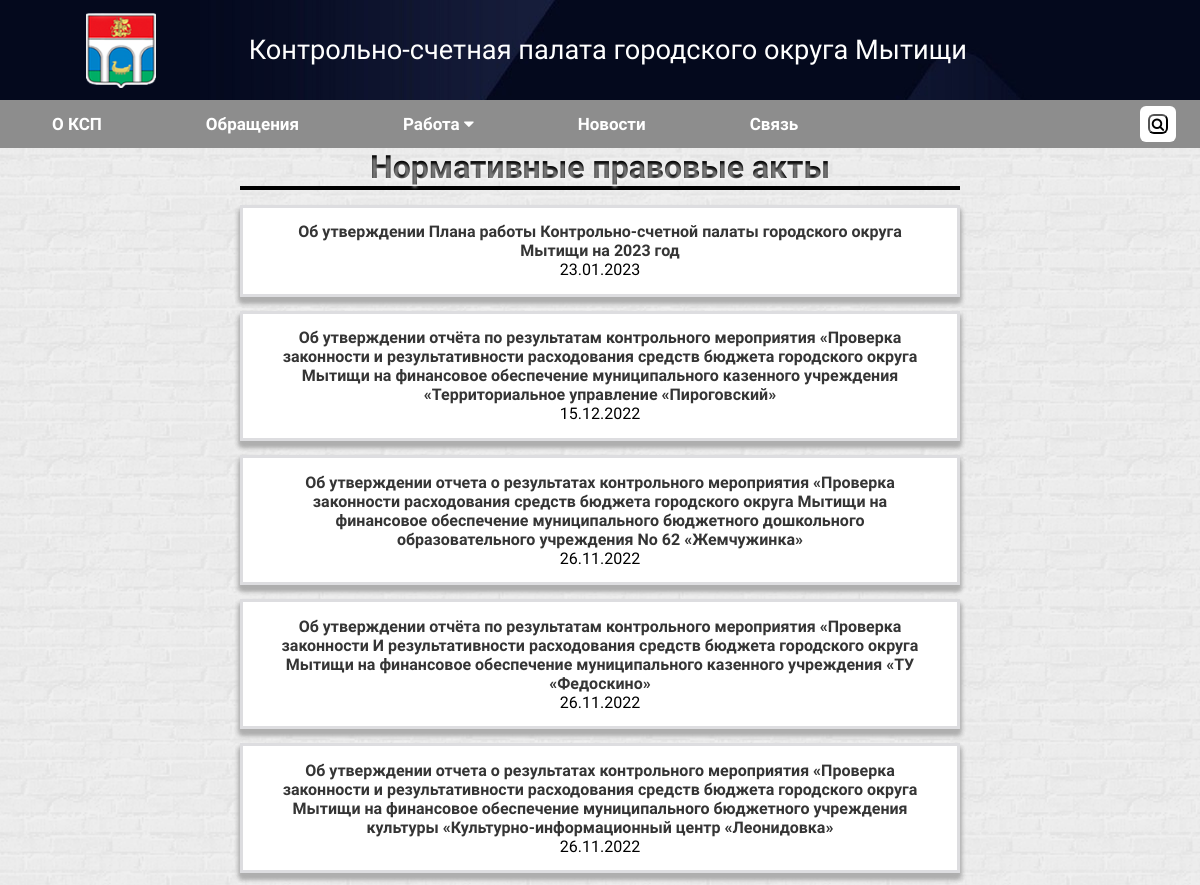
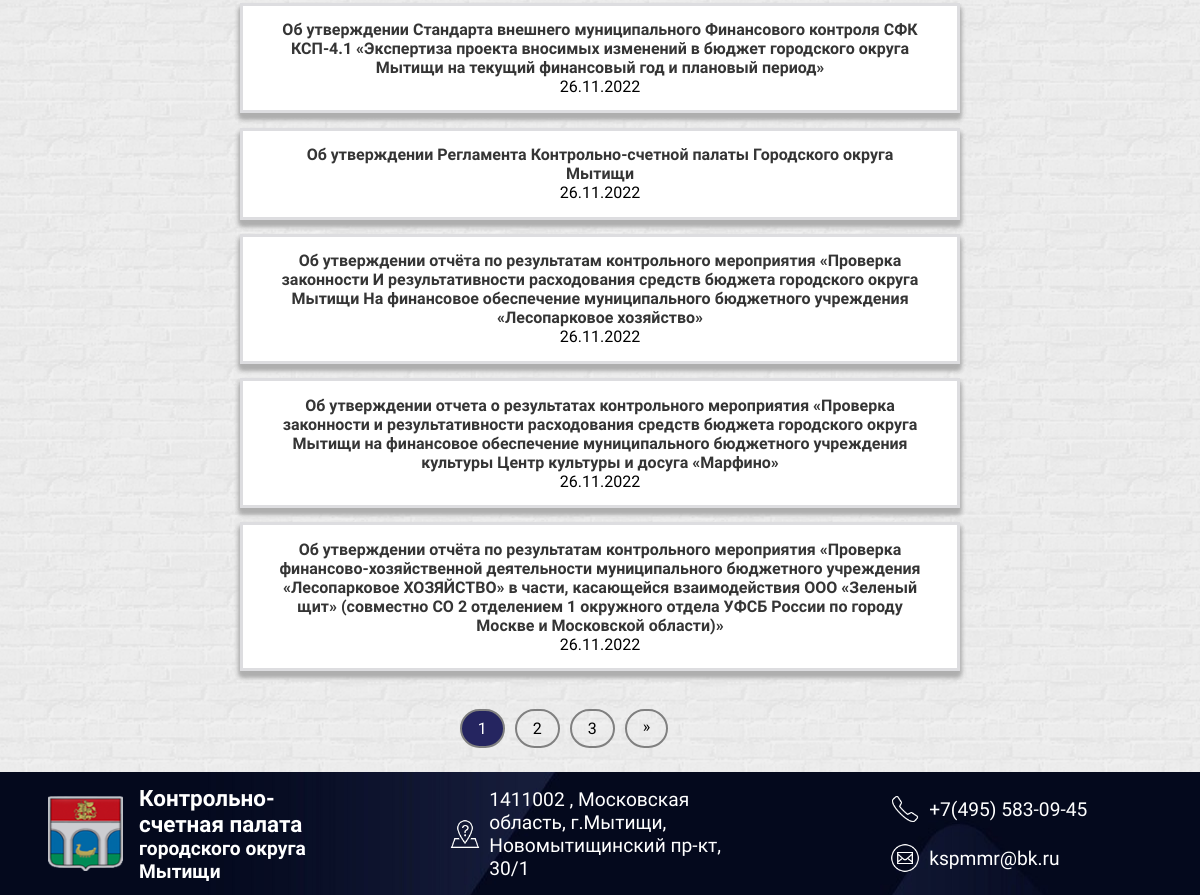
Page /documents/regular-docs/ on the committed database (2 pictures, top to bottom).
### news/models.py (models this page shows, shortened)
class Documents(models.Model):
    title = models.CharField(max_length=500, unique=True, verbose_name='Название')
    document = models.FileField(upload_to='documents/', validators=[FileExtensionValidator(allowed_extensions=['doc', 'docx', 'pdf'])], verbose_name='Документ', blank=True, null=True, max_length=255)
    created_at = models.DateTimeField(null=True, blank=True, verbose_name='Дата')
    status = models.IntegerField(choices=TYPE, default=0, verbose_name='Тип документа')
    class Meta:
        verbose_name = 'Документы'
        verbose_name_plural = 'Документы'
        ordering = ['-created_at']

### news/views.py (the view)
# urls.py: path('documents/regular-docs/', views.regular_document_list, name='docs_reg'),
def regular_document_list(request):
    documents=Documents.objects.filter(status=3).order_by('-created_at')
    paginator = Paginator(documents, 10)
    page = request.GET.get('page')
    docs = paginator.get_page(page)
    context = {
        'docs' : docs
    }
    return render(request, 'regular_legal_acts.html', context)

### templates/regular_legal_acts.html (shortened to what this page needs)
{% extends 'base.html' %}
{% block content %}
<div class="regular-documents-container">
    <div class="reg-docs-cont">
        <div class="obr"><h1>Нормативные правовые акты</h1></div>
        {% for document in docs %}
            <div class="reg-docs-one-cont">
                <a class="reg-docs-link" href="{% url 'document-view' document_id=document.id %}">{{ document.title }}</a>
                <p class="reg-docs-date">{{ document.created_at|date:'d.m.Y' }}</p>
            </div>
        {% endfor %}
    </div>
</div>
<div class="pagination-container">
    {% if docs.paginator.num_pages > 1 %}
        {% for num in docs.paginator.page_range %}
            {% if docs.number == num %}
                <span class="pagination-number pagination-current">{{ num }}</span>
            {% elif num > docs.number|add:'-3' and num < docs.number|add:'3' %}
                <a class="pagination-number" href="?page={{ num }}">{{ num }}</a>
            {% endif %}
        {% endfor %}
        {% if docs.has_next %}
            <a class="start-end-bt" href="?page={{ docs.paginator.num_pages }}">&raquo;</a>
        {% endif %}
    {% endif %}
</div>
{% endblock content %}

### static/styles/feedback.css (style rules this page uses)
.obr { display: flex; border-bottom: 4px solid black; justify-content: center; background-color: #000000; -webkit-background-clip: text; -moz-background-clip: text; background-clip: text; color: transparent; text-shadow: rgba(255,255,255,0.5) 0px 3px 3px; }

### static/styles/main.css (style rules this page uses)
* { margin: 0%; padding: 0%; font-family: 'Arsenal', sans-serif; }
html { height: 100%; }
body { background: url(/static/img/white-brick.png); background-color: rgb(201, 201, 201); background-size: 15%; background-position: center; background-repeat: repeat; display: flex; flex-direction: column; min-height: 100vh; }

### static/styles/all_news.css (style rules this page uses)
.pagination-container { text-align: center; width: 90%; height: auto; display: flex; justify-content: center; margin: 2%; }
.pagination-number { color: #000; display: inline-block; padding: 8px 16px; text-decoration: none; border: 2px solid gray; margin: 0 5px; border-radius: 20px; transition: .3s ease-in-out; }
.pagination-number.pagination-current { background-color: rgb(37, 37, 96); color: white; }
.start-end-bt { color: #000; display: inline-block; padding: 6px 16px; text-decoration: none; border: 2px solid gray; margin: 0 5px; border-radius: 20px; transition: .3s ease-in-out; }

### static/styles/search_result_list.css (style rules this page uses)
a { text-decoration: none; }

### static/styles/documents.css (style rules this page uses)
.regular-documents-container { width: 100%; display:flex; justify-content: center; align-items: center; text-align: center; overflow: auto; }
.reg-docs-cont { width: 60%; }
.reg-docs-link { text-decoration: none; color:rgb(53, 53, 53); font-weight: bold; }
.reg-docs-one-cont { margin-top: 2%; margin-bottom: 2%; border-style: solid; border-color: rgb(221, 221, 224); background-color: white; padding: 2% 4% 2% 4%; box-shadow: 0 5px 5px #afafaf, 0 5px 5px #afafaf, 0 5px 5px #afafaf; }

### rows in the picture
Documents: title "Об утверждении Плана работы Контрольно-счетной палаты городского округа Мытищи на 2023 год", created_at "23.01.2023"
Documents: title "Об утверждении отчёта по результатам контрольного мероприятия «Проверка законности и результативности расходования средств бюджета городского округа Мытищи на финансовое обеспечение муниципального казенного учреждения «Территориальное управление «Пироговский»", created_at "15.12.2022"
Documents: title "Об утверждении отчета о результатах контрольного мероприятия «Проверка законности расходования средств бюджета городского округа Мытищи на финансовое обеспечение муниципального бюджетного дошкольного образовательного учреждения No 62 «Жемчужинка»", created_at "26.11.2022"
Documents: title "Об утверждении отчёта по результатам контрольного мероприятия «Проверка законности И результативности расходования средств бюджета городского округа Мытищи на финансовое обеспечение муниципального казенного учреждения «ТУ «Федоскино»", created_at "26.11.2022"
Documents: title "Об утверждении отчета о результатах контрольного мероприятия «Проверка законности и результативности расходования средств бюджета городского округа Мытищи на финансовое обеспечение муниципального бюджетного учреждения культуры «Культурно-информационный центр «Леонидовка»", created_at "26.11.2022"
Documents: title "Об утверждении Стандарта внешнего муниципального Финансового контроля СФК КСП-4.1 «Экспертиза проекта вносимых изменений в бюджет городского округа Мытищи на текущий финансовый год и плановый период»", created_at "26.11.2022"
Documents: title "Об утверждении Регламента Контрольно-счетной палаты Городского округа Мытищи", created_at "26.11.2022"
Documents: title "Об утверждении отчёта по результатам контрольного мероприятия «Проверка законности И результативности расходования средств бюджета городского округа Мытищи Ha финансовое обеспечение муниципального бюджетного учреждения «Лесопарковое хозяйство»", created_at "26.11.2022"
Documents: title "Об утверждении отчета о результатах контрольного мероприятия «Проверка законности и результативности расходования средств бюджета городского округа Мытищи на финансовое обеспечение муниципального бюджетного учреждения культуры Центр культуры и досуга «Марфино»", created_at "26.11.2022"
Documents: title "Об утверждении отчёта по результатам контрольного мероприятия «Проверка финансово-хозяйственной деятельности муниципального бюджетного учреждения «Лесопарковое ХОЗЯЙСТВО» в части, касающейся взаимодействия ООО «Зеленый щит» (совместно CO 2 отделением 1 окружного отдела УФСБ России по городу Москве и Московской области)»", created_at "26.11.2022"

### other values in the picture
{{ num }} "1"
{{ num }} "2" "3"
